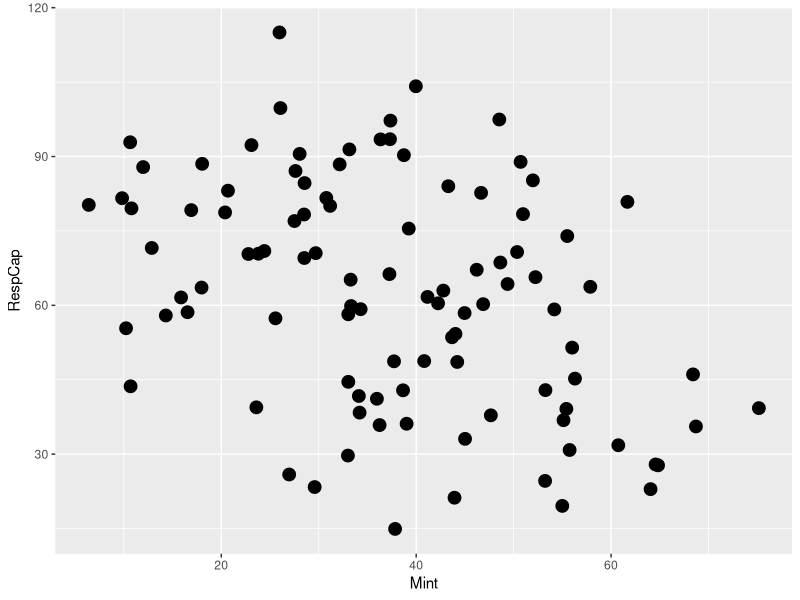
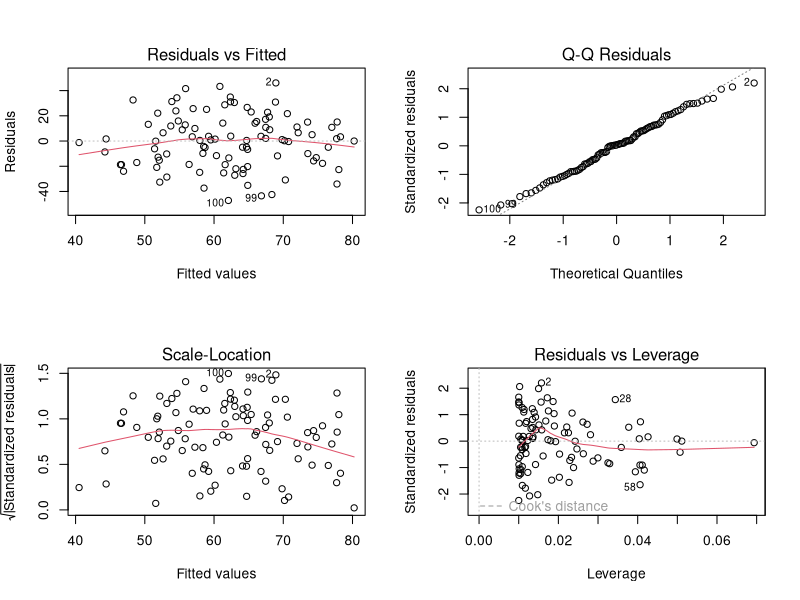
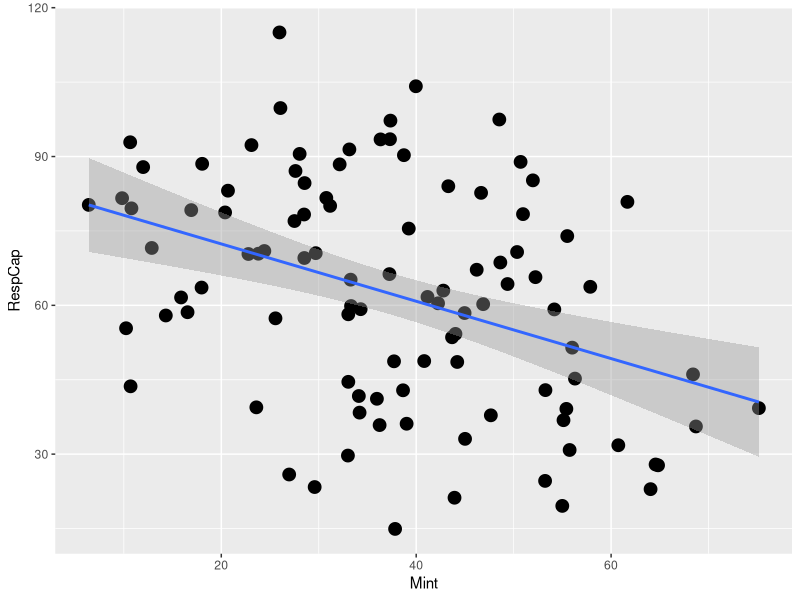
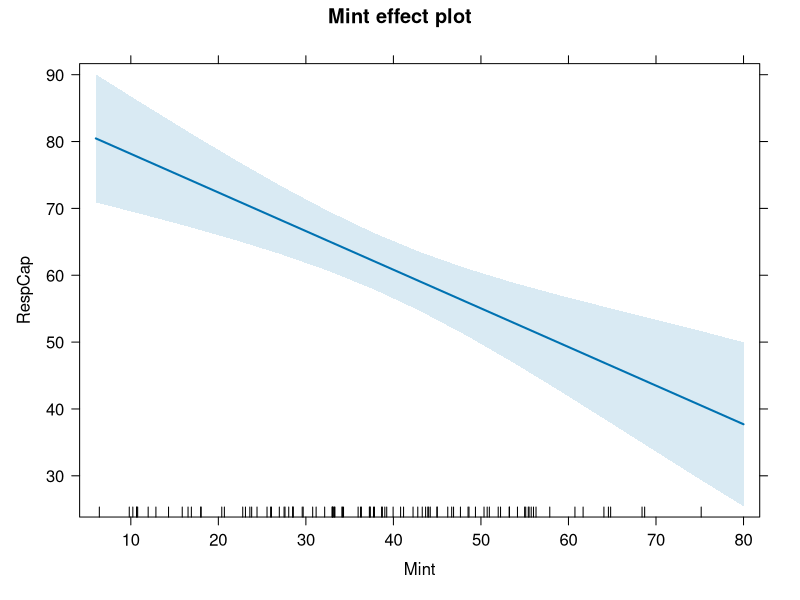
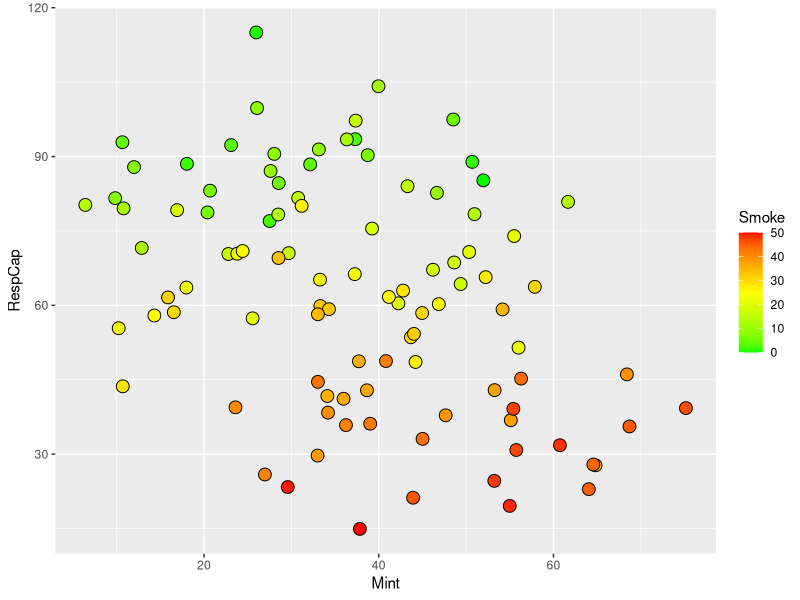
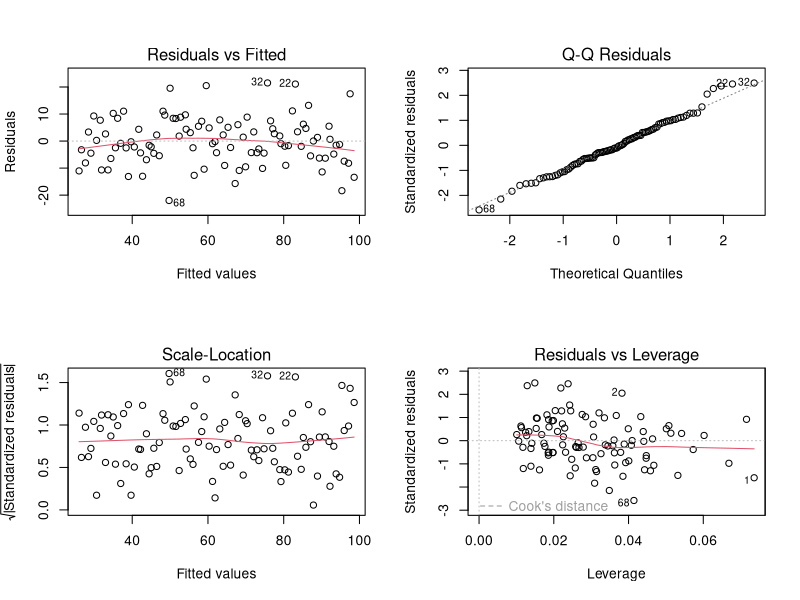
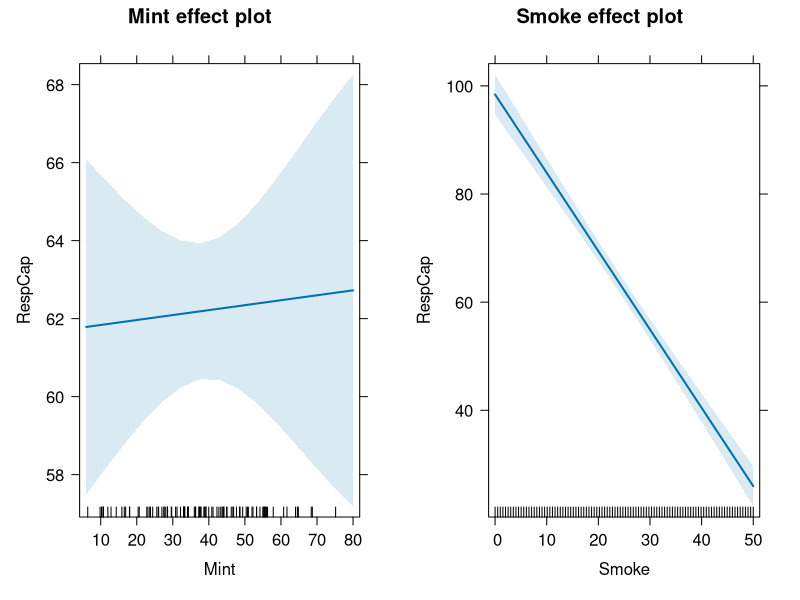
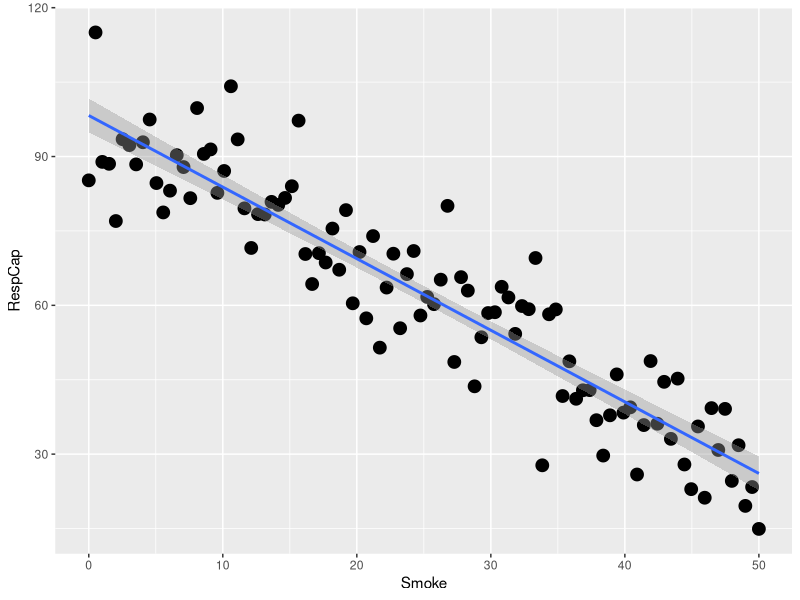

Reproduce these figures in R, in order.
## ---- chunk 1

library(ggplot2)
library(gridExtra)
library(car)
library(effects)
## ---- chunk 2
set.seed(12)
Smoke<-seq(0,50, length.out=100) 
a1=80
b1=-1.5
RespCap<- a1 + b1 *Smoke+rnorm(100,20,10)

Mint<-Smoke/2+15+rnorm(100,10,14)
mydata<-data.frame(RespCap,Mint,Smoke)
#head(mydata[,1:2])

## ---- chunk 3
# display data
head(mydata[,1:2])

# plot Respiratory capacities vs Mint
ggplot(mydata, aes(x=Mint,y=RespCap))+
  geom_point(size=4)

# resgression
mod1<-lm(RespCap~Mint, data=mydata)


summary(mod1)
par(mfrow=c(2,2))
plot(mod1)

# plot Respiratory capacities vs Mint
xmin<-min(mydata$Mint)
xmax<-max(mydata$Mint)
predicted<-data.frame(Mint=seq(xmin,xmax, length.out=100))
predicted$Mint<-predict(mod1,predicted)

ggplot(mydata, aes(x=Mint,y=RespCap))+
  geom_point(size=4)+
  geom_smooth(method="lm")


plot(allEffects(mod1))
## ---- chunk 4
# display data
head(mydata)

# plot Respiratory capacities vs Mint
ggplot(mydata, aes(x=Mint,y=RespCap, fill=Smoke))+
  geom_point(size=4, shape=21)+
  scale_fill_gradient2(low="green", mid="yellow",high="red", midpoint=25)

# check for multicollinearity
with(mydata, cor(Mint,Smoke))

# resgression
mod2<-lm(RespCap~Mint+Smoke, data=mydata)
vif(mod2)

summary(mod2)
par(mfrow=c(2,2))
plot(mod2)

plot(allEffects(mod2))

## ---- chunk 5

# plot Respiratory capacities vs Mint
ggplot(mydata, aes(x=Smoke,y=RespCap))+
  geom_point(size=4)+
  geom_smooth(method="lm")

# resgression
mod3<-lm(RespCap~Smoke, data=mydata)

summary(mod3)
par(mfrow=c(2,2))
plot(mod3)
